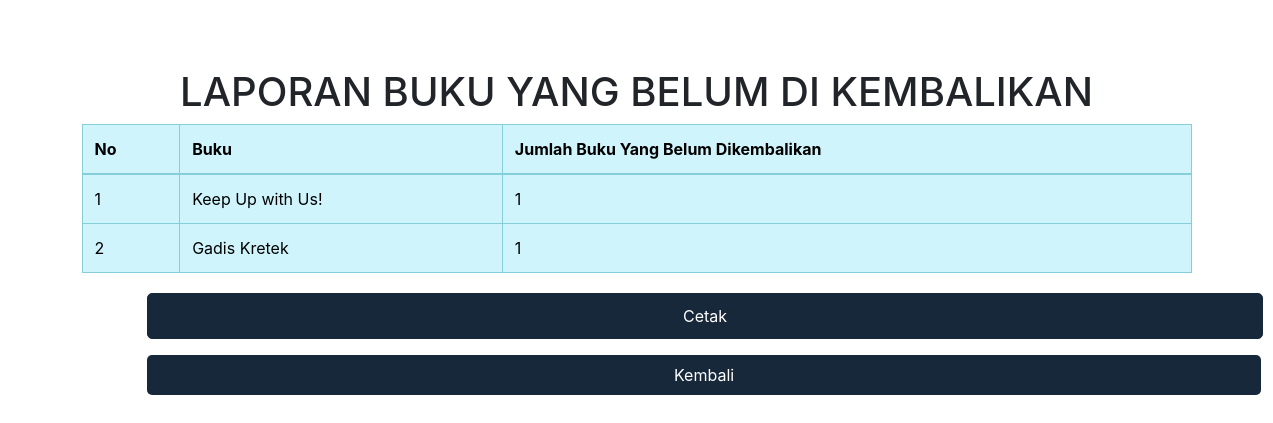
Screenshot of /public/admin/laporan/BukuNot.php with the database file from the repository.
### tables this page shows
CREATE TABLE `t_buku` (
  `f_id` int(11) NOT NULL,
  `f_idkategori` int(11) NOT NULL,
  `f_judul` varchar(200) NOT NULL,
  `f_gambar` varchar(100) NOT NULL,
  `f_pengarang` varchar(200) NOT NULL,
  `f_penerbit` varchar(200) NOT NULL,
  `f_deskripsi` varchar(500) NOT NULL,
  `f_tglinput` datetime DEFAULT NULL,
  `f_tglupdate` datetime DEFAULT NULL
);

### public/admin/laporan/BukuNot.php (the view, shortened to what this page needs)
<?php
require '../../../private/function.php';
$no = 1;
$bukupinjam = mysqli_query($conn, "SELECT DISTINCT t_detailbuku.f_id AS f_iddetailbuku, t_buku.f_id as f_id , f_judul, f_kategori, f_pengarang, f_penerbit, f_deskripsi FROM t_buku
INNER JOIN t_kategori ON t_buku.f_idkategori=t_kategori.f_id
LEFT JOIN t_detailbuku ON t_buku.f_id = t_detailbuku.f_idbuku WHERE f_status='Tidak Tersedia'
GROUP BY t_buku.f_id ORDER BY t_detailbuku.f_id ASC");
$bukupinjam = mysqli_fetch_all($bukupinjam, MYSQLI_ASSOC);
?>
<!DOCTYPE html>
<html lang="en">
<head>
    <link rel="stylesheet" href="https://stackpath.bootstrapcdn.com/bootstrap/4.5.2/css/bootstrap.min.css">
</head>
<body>
    <div class="container mt-5">
        <h1>LAPORAN BUKU YANG BELUM DI KEMBALIKAN</h1>
        <table class="table table-bordered table-info">
            <thead>
                <tr>
                    <th scope="col">No</th>
                    <th scope="col">Buku</th>
                    <th scope="col">Jumlah Buku Yang Belum Dikembalikan</th>
                </tr>
            </thead>
            <tbody>
                <?php foreach ($bukupinjam as $b) : ?>
                    <tr>
                        <td><?= $no++ ?></td>
                        <td><?= $b['f_judul'] ?></td>
                        <td>
                            <?php
                            $eksemplar = mysqli_num_rows(mysqli_query($conn, "SELECT * FROM t_detailbuku WHERE f_status='Tidak Tersedia' AND f_idbuku = " . $b['f_id']));
                            echo $eksemplar;
                            ?>
                        </td>
                    </tr>
                <?php endforeach; ?>
            </tbody>
        </table>
    </div>
    <div class="tombol">
        <div class="print">
            <button id="printButton">Cetak</button>
        </div><br>
        <div class="back">
        <a href="../index.php">Kembali</a>
        </div>
    </div>
</body>
</html>

### private/function.php (style rules this page uses)
body { padding: 20px; overflow-x: hidden; }

### public/admin/laporan/BukuNot.php (style rules this page uses)
body { justify-content: center; }
h1 { text-align: center; }
.tombol { margin-left: 127px; margin-top: 20px; }
.print button { background-color: #18283b; padding: 10px 535px; border: 1px solid #18283b; }
.back a { background-color: #18283b; padding: 10px 527px; }
.print button, .back a { color: #fff; text-decoration: none; border-radius: 5px; }

### rows the page displays
t_buku: f_judul "Keep Up with Us!", eksemplar "1"
t_buku: f_judul "Gadis Kretek", eksemplar "1"
